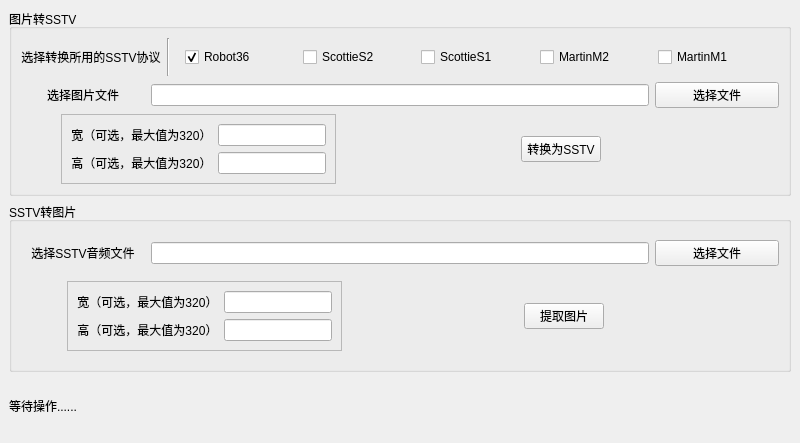
<?xml version="1.0" encoding="UTF-8"?>
<ui version="4.0">
 <class>MainWindow</class>
 <widget class="QMainWindow" name="MainWindow">
  <property name="geometry">
   <rect>
    <x>0</x>
    <y>0</y>
    <width>800</width>
    <height>443</height>
   </rect>
  </property>
  <property name="windowTitle">
   <string>MainWindow</string>
  </property>
  <widget class="QWidget" name="centralwidget">
   <layout class="QVBoxLayout" name="verticalLayout_2" stretch="3,3,1">
    <item>
     <widget class="QGroupBox" name="groupBox_2">
      <property name="title">
       <string>图片转SSTV</string>
      </property>
      <layout class="QVBoxLayout" name="verticalLayout_3">
       <item>
        <layout class="QHBoxLayout" name="horizontalLayout_3" stretch="1,0,5">
         <item>
          <widget class="QLabel" name="label_7">
           <property name="text">
            <string>&lt;html&gt;&lt;head/&gt;&lt;body&gt;&lt;p align=&quot;center&quot;&gt;选择转换所用的SSTV协议&lt;/p&gt;&lt;/body&gt;&lt;/html&gt;</string>
           </property>
           <property name="scaledContents">
            <bool>false</bool>
           </property>
          </widget>
         </item>
         <item>
          <widget class="Line" name="line_2">
           <property name="orientation">
            <enum>Qt::Vertical</enum>
           </property>
          </widget>
         </item>
         <item>
          <widget class="QWidget" name="widget" native="true">
           <layout class="QHBoxLayout" name="horizontalLayout_7">
            <item>
             <widget class="QCheckBox" name="PTSR36">
              <property name="text">
               <string>Robot36</string>
              </property>
              <property name="checked">
               <bool>true</bool>
              </property>
              <property name="autoExclusive">
               <bool>true</bool>
              </property>
              <attribute name="buttonGroup">
               <string notr="true">buttonGroup</string>
              </attribute>
             </widget>
            </item>
            <item>
             <widget class="QCheckBox" name="PTSS2">
              <property name="text">
               <string>ScottieS2</string>
              </property>
              <property name="autoExclusive">
               <bool>true</bool>
              </property>
              <attribute name="buttonGroup">
               <string notr="true">buttonGroup</string>
              </attribute>
             </widget>
            </item>
            <item>
             <widget class="QCheckBox" name="PTSS1">
              <property name="text">
               <string>ScottieS1</string>
              </property>
              <property name="autoExclusive">
               <bool>true</bool>
              </property>
              <attribute name="buttonGroup">
               <string notr="true">buttonGroup</string>
              </attribute>
             </widget>
            </item>
            <item>
             <widget class="QCheckBox" name="PTSM2">
              <property name="text">
               <string>MartinM2</string>
              </property>
              <property name="autoExclusive">
               <bool>true</bool>
              </property>
              <attribute name="buttonGroup">
               <string notr="true">buttonGroup</string>
              </attribute>
             </widget>
            </item>
            <item>
             <widget class="QCheckBox" name="PTSM1">
              <property name="text">
               <string>MartinM1</string>
              </property>
              <property name="autoExclusive">
               <bool>true</bool>
              </property>
              <attribute name="buttonGroup">
               <string notr="true">buttonGroup</string>
              </attribute>
             </widget>
            </item>
           </layout>
          </widget>
         </item>
        </layout>
       </item>
       <item>
        <layout class="QHBoxLayout" name="horizontalLayout_2" stretch="1,4,1">
         <item>
          <widget class="QLabel" name="label">
           <property name="text">
            <string>&lt;html&gt;&lt;head/&gt;&lt;body&gt;&lt;p align=&quot;center&quot;&gt;选择图片文件&lt;/p&gt;&lt;/body&gt;&lt;/html&gt;</string>
           </property>
          </widget>
         </item>
         <item>
          <widget class="QLineEdit" name="PTSFilePath"/>
         </item>
         <item>
          <widget class="QPushButton" name="SelectPic">
           <property name="text">
            <string>选择文件</string>
           </property>
          </widget>
         </item>
        </layout>
       </item>
       <item>
        <layout class="QHBoxLayout" name="horizontalLayout" stretch="0,0,2,0,2">
         <item>
          <spacer name="horizontalSpacer_6">
           <property name="orientation">
            <enum>Qt::Horizontal</enum>
           </property>
           <property name="sizeHint" stdset="0">
            <size>
             <width>40</width>
             <height>20</height>
            </size>
           </property>
          </spacer>
         </item>
         <item>
          <widget class="QFrame" name="frame_3">
           <property name="frameShape">
            <enum>QFrame::StyledPanel</enum>
           </property>
           <property name="frameShadow">
            <enum>QFrame::Plain</enum>
           </property>
           <property name="midLineWidth">
            <number>1</number>
           </property>
           <layout class="QVBoxLayout" name="verticalLayout_4">
            <item>
             <layout class="QHBoxLayout" name="horizontalLayout_9">
              <item>
               <widget class="QLabel" name="PTSWidth">
                <property name="text">
                 <string>&lt;html&gt;&lt;head/&gt;&lt;body&gt;&lt;p align=&quot;center&quot;&gt;宽（可选，最大值为320）&lt;/p&gt;&lt;/body&gt;&lt;/html&gt;</string>
                </property>
                <property name="wordWrap">
                 <bool>false</bool>
                </property>
               </widget>
              </item>
              <item>
               <widget class="QLineEdit" name="PTSWidthLine"/>
              </item>
             </layout>
            </item>
            <item>
             <layout class="QHBoxLayout" name="horizontalLayout_11">
              <item>
               <widget class="QLabel" name="PTSHeight">
                <property name="text">
                 <string>&lt;html&gt;&lt;head/&gt;&lt;body&gt;&lt;p align=&quot;center&quot;&gt;高（可选，最大值为320）&lt;/p&gt;&lt;/body&gt;&lt;/html&gt;</string>
                </property>
               </widget>
              </item>
              <item>
               <widget class="QLineEdit" name="PTSHeightLine"/>
              </item>
             </layout>
            </item>
           </layout>
          </widget>
         </item>
         <item>
          <spacer name="horizontalSpacer_3">
           <property name="orientation">
            <enum>Qt::Horizontal</enum>
           </property>
           <property name="sizeHint" stdset="0">
            <size>
             <width>40</width>
             <height>20</height>
            </size>
           </property>
          </spacer>
         </item>
         <item>
          <widget class="QPushButton" name="PTSBtn">
           <property name="text">
            <string>转换为SSTV</string>
           </property>
          </widget>
         </item>
         <item>
          <spacer name="horizontalSpacer_2">
           <property name="orientation">
            <enum>Qt::Horizontal</enum>
           </property>
           <property name="sizeHint" stdset="0">
            <size>
             <width>40</width>
             <height>20</height>
            </size>
           </property>
          </spacer>
         </item>
        </layout>
       </item>
      </layout>
     </widget>
    </item>
    <item>
     <widget class="QGroupBox" name="groupBox">
      <property name="title">
       <string>SSTV转图片</string>
      </property>
      <layout class="QVBoxLayout" name="verticalLayout_5">
       <item>
        <layout class="QHBoxLayout" name="horizontalLayout_5" stretch="1,4,1">
         <item>
          <widget class="QLabel" name="label_2">
           <property name="text">
            <string>&lt;html&gt;&lt;head/&gt;&lt;body&gt;&lt;p align=&quot;center&quot;&gt;选择SSTV音频文件&lt;/p&gt;&lt;/body&gt;&lt;/html&gt;</string>
           </property>
          </widget>
         </item>
         <item>
          <widget class="QLineEdit" name="STPFilePath"/>
         </item>
         <item>
          <widget class="QPushButton" name="SelectWav">
           <property name="text">
            <string>选择文件</string>
           </property>
          </widget>
         </item>
        </layout>
       </item>
       <item>
        <layout class="QHBoxLayout" name="horizontalLayout_6" stretch="0,0,0,2,0,2">
         <item>
          <spacer name="horizontalSpacer_5">
           <property name="orientation">
            <enum>Qt::Horizontal</enum>
           </property>
           <property name="sizeHint" stdset="0">
            <size>
             <width>40</width>
             <height>20</height>
            </size>
           </property>
          </spacer>
         </item>
         <item>
          <widget class="Line" name="line_4">
           <property name="orientation">
            <enum>Qt::Horizontal</enum>
           </property>
          </widget>
         </item>
         <item>
          <widget class="QFrame" name="frame">
           <property name="enabled">
            <bool>true</bool>
           </property>
           <property name="autoFillBackground">
            <bool>false</bool>
           </property>
           <property name="styleSheet">
            <string notr="true"/>
           </property>
           <property name="frameShape">
            <enum>QFrame::StyledPanel</enum>
           </property>
           <property name="frameShadow">
            <enum>QFrame::Plain</enum>
           </property>
           <property name="lineWidth">
            <number>1</number>
           </property>
           <property name="midLineWidth">
            <number>2</number>
           </property>
           <layout class="QVBoxLayout" name="verticalLayout_6">
            <item>
             <layout class="QHBoxLayout" name="horizontalLayout_10">
              <item>
               <widget class="QLabel" name="label_5">
                <property name="text">
                 <string>&lt;html&gt;&lt;head/&gt;&lt;body&gt;&lt;p align=&quot;center&quot;&gt;宽（可选，最大值为320）&lt;/p&gt;&lt;/body&gt;&lt;/html&gt;</string>
                </property>
               </widget>
              </item>
              <item>
               <widget class="QLineEdit" name="STPWidthLine"/>
              </item>
             </layout>
            </item>
            <item>
             <layout class="QHBoxLayout" name="horizontalLayout_12">
              <item>
               <widget class="QLabel" name="label_6">
                <property name="text">
                 <string>&lt;html&gt;&lt;head/&gt;&lt;body&gt;&lt;p align=&quot;center&quot;&gt;高（可选，最大值为320）&lt;/p&gt;&lt;/body&gt;&lt;/html&gt;</string>
                </property>
               </widget>
              </item>
              <item>
               <widget class="QLineEdit" name="STPHeightLine"/>
              </item>
             </layout>
            </item>
           </layout>
          </widget>
         </item>
         <item>
          <spacer name="horizontalSpacer_4">
           <property name="orientation">
            <enum>Qt::Horizontal</enum>
           </property>
           <property name="sizeHint" stdset="0">
            <size>
             <width>40</width>
             <height>20</height>
            </size>
           </property>
          </spacer>
         </item>
         <item>
          <widget class="QPushButton" name="STPBtn">
           <property name="text">
            <string>提取图片</string>
           </property>
          </widget>
         </item>
         <item>
          <spacer name="horizontalSpacer">
           <property name="orientation">
            <enum>Qt::Horizontal</enum>
           </property>
           <property name="sizeHint" stdset="0">
            <size>
             <width>40</width>
             <height>20</height>
            </size>
           </property>
          </spacer>
         </item>
        </layout>
       </item>
      </layout>
     </widget>
    </item>
    <item>
     <widget class="QLabel" name="progressState">
      <property name="text">
       <string>等待操作......</string>
      </property>
     </widget>
    </item>
   </layout>
  </widget>
 </widget>
 <resources/>
 <connections/>
 <buttongroups>
  <buttongroup name="buttonGroup"/>
 </buttongroups>
</ui>
